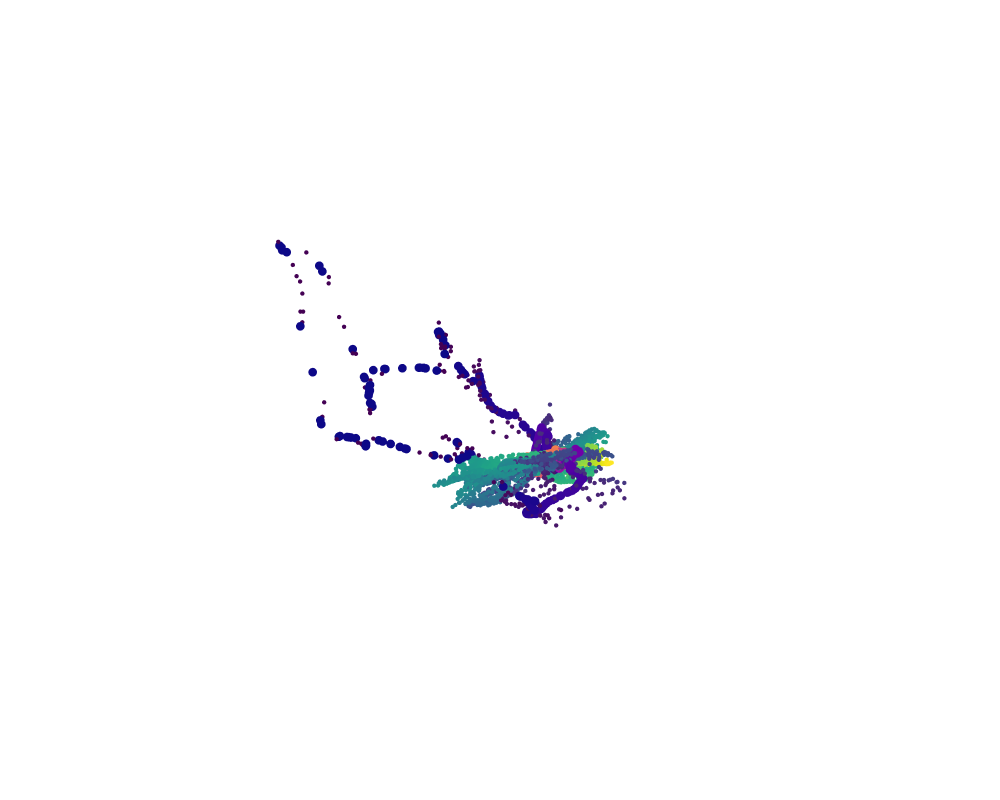

The code cell stored with this chart in its notebook:
### Code cell
### conserved_quantities = [phi0_c_values, energy_c_values, angular_momentum_c_values]

viridis = cm.get_cmap('viridis', 512)
plasma = cm.get_cmap('plasma', 512)
ylorrd = cm.get_cmap('YlOrRd', 512)
pubugn = cm.get_cmap('PuBuGn', 512)

def blank(x): # transparent
    return np.zeros((np.size(x), 4))

# Settings
inds_map = plasma# color you want for in-distribution points seen during training
outds_map = viridis # color you want for out-of-distribution points only seen during testing
inds_size, outds_size = 6,3
plot_quantity = "x"
train_settings = "../data_configs/single_orbit.json" # points here are counted as "in distribution"
color_mode = "actual" # "actual" or "ranking"
# End settings

# dimensionality reduction

from sklearn.decomposition import PCA

pca = PCA(n_components=2)
dimsT = np.transpose(np.array(dims))
dimspca = np.transpose(np.array(dims))
print(dimspca.shape)
dimspca = pca.fit_transform(dimspca)
print(dimspca.shape)

#fig = plt.figure(figsize=(9,9))
#ax = fig.add_subplot(projection='3d')

all_quantities = ["phi0", "H", "L", "x", "y", "v_x", "v_y"]
color = np.concatenate((conserved_quantities, np.transpose(inputs)))[all_quantities.index(plot_quantity)]
if color_mode == "actual":
    color = color - np.quantile(color, 0.01) # make it safe against outliers
    if np.max(color) > 0:
        color = color / np.quantile(color, 0.99)
    color = np.maximum(color, 0)
    color = np.minimum(color, 1)
    print(np.min(color))
elif color_mode == "ranking":
    color = color.argsort().argsort() / len(color)
    print(np.histogram(color), np.quantile(color, 0.05))

reorder_quantities = np.array([1, 2, 0])

cq = np.array(conserved_quantities)[reorder_quantities, :]
is_in = physics.is_in_distribution(train_settings, np.transpose(cq))
color = np.where(np.repeat(is_in[:, np.newaxis], 4, axis=1), inds_map(color), outds_map(color))
size = np.where(is_in, inds_size, outds_size)

fig = go.Figure(
        data=[go.Scatter3d(
        x=dims[0],
        y=dims[1],
        z=dims[2],
        mode='markers',
        marker=dict(
            size=size,
            color=color,
            line=dict(width=0, color='black'),
            opacity=1
        )
    )],
    layout=go.Layout(height=800, width=1000)
)
#fig.update_layout(scene_camera=camera)
fig.update_scenes(xaxis_visible=False, yaxis_visible=False,zaxis_visible=False )
fig.show()

### Figure 1 — Plotly figure (JSON) as saved in the notebook; plotly's stock layout.template omitted (floating-point values rounded to 4 significant figures; data arrays with more than 128 entries replaced by an {"elided": "..."} marker saying what was removed)
{"data": [{"marker": {"color": {"elided": "10000x4 float values"}, "line": {"color": "black", "width": 0}, "opacity": 1, "size": {"elided": "10000 int values"}}, "mode": "markers", "type": "scatter3d", "x": {"elided": "10000 float values"}, "y": {"elided": "10000 float values"}, "z": {"elided": "10000 float values"}}], "layout": {"height": 800, "scene": {"xaxis": {"visible": false}, "yaxis": {"visible": false}, "zaxis": {"visible": false}}, "width": 1000}}
